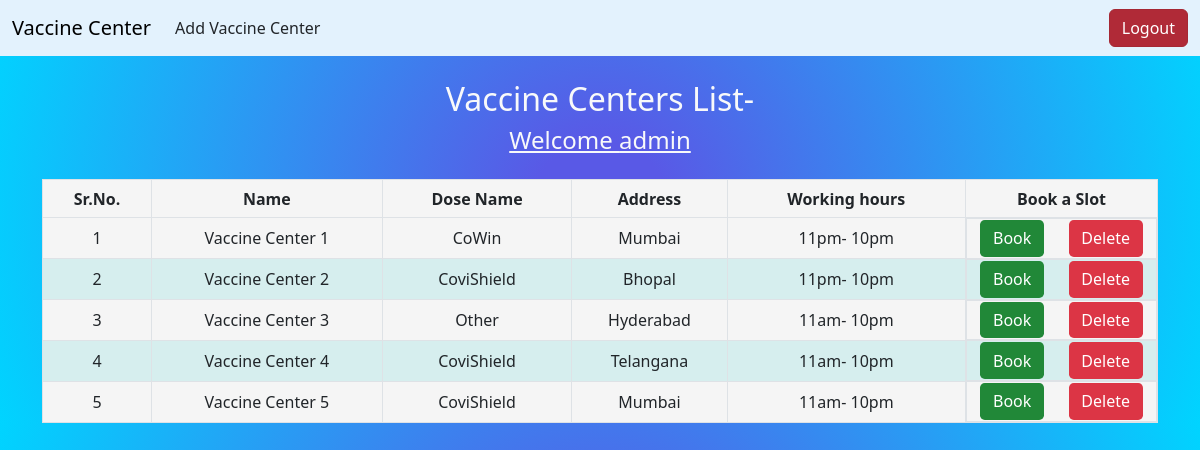
The app's page /home/ (signed in) with its own data.
### app/models.py (models this page shows, shortened)
class VaccinationCenter(models.Model):
  name = models.CharField(max_length=150)
  address = models.CharField(max_length=200)
  working_hours = models.CharField(max_length=100)

class DosageDetail(models.Model):
  center_name = models.ForeignKey(VaccinationCenter, on_delete=models.CASCADE, default=None)
  vaccine_name = models.CharField(max_length=150)

### app/views.py (the view)
# urls.py: path('home/', views.home, name='home'),
@never_cache
@login_required
def home(request):
    a = VaccinationCenter.objects.all()
    return render(request, 'app/home.html', {'vacc': a})

### app/templates/app/home.html (shortened to what this page needs)
{% extends "app/base.html" %}
{% load static %}
{% block css %}<link rel="stylesheet" href="{% static 'css/home.css' %}">{% endblock %}
{% block body %}
<div class="center-text mt-4">
  <h2 class="text-center text-light">Vaccine Centers List-</h2>
  <h4 class="text-center text-light userName"><u>Welcome {{user}}</u></h4>
</div>
<div class="container">
  <table class='Vaccinetable'>
      <thead>
          <tr>
              <th>Sr.No.</th>
              <th>Name</th>
              {% if perms.app.view_dosagedetail %}
                <th>Dose Name</th>
              {% endif %}
              <th>Address</th>
              <th>Working hours</th>
              <th>Book a Slot</th>
          </tr>
      </thead>
      <tbody>
        {% for i in vacc %}
          <tr>
            <td>{{forloop.counter}}</td>
            <td>{{i.name}}</td>
            {% if perms.app.view_dosagedetail %}
              <td>
                {% for dose in i.dosagedetail_set.all %}
                  {{dose.vaccine_name}}
                {% endfor %}
              </td>
            {% endif %}
            <td>{{i.address}}</td>
            <td>{{i.working_hours}}</td>
              <td class="buttonn">
                <a href='/book/{{i.id}}' type="button" class="book_btn" id="book-js">Book</a>
                {% if perms.app.delete_vaccinationcenter %}
                  <a href='/delete/{{i.id}}' type="button" class="delete_btn" id="delete-js" >Delete</a>
                {% endif %}
              </td>
          </tr>
        {% endfor %}
      </tbody>
  </table>
</div>
{% endblock %}

### app/templates/app/base.html (shortened to what this page needs)
<!DOCTYPE html>
<html lang="en">
<head>
  {% load static %}
    <link href="https://cdn.jsdelivr.net/npm/bootstrap@5.3.3/dist/css/bootstrap.min.css" rel="stylesheet">
    {% block css %}{% endblock %}
</head>
<body>
    <nav class="navbar navbar-expand-lg " style="background-color: #e3f2fd;">
        <div class="container-fluid">
          <a class="navbar-brand " href="/home/">Vaccine Center</a>
          <div class="collapse navbar-collapse " id="navbarSupportedContent">
            <ul class="navbar-nav me-auto mb-2 mb-lg-0">
              {% if perms.app.add_vaccinationcenter %}
                <li class="nav-item">
                  <a class="nav-link text-dark" href="/add">Add Vaccine Center</a>
                </li>
              {% endif %}
            </ul>
            <form class="form-inline my-2 my-lg-0">
              <a href="/logout" class="btn btn-danger btn-md active" role="button" aria-pressed="true">Logout</a>
            </form>
          </div>
        </div>
      </nav>
      {% block body %}{% endblock  %}
</body>
</html>

### static/css/home.css (style rules this page uses)
* { box-sizing: border-box; }
.center-text { text-align: center; }
.userName { margin-bottom: 1em; }
.container { display: flex; justify-content: center; align-items: center; }
.buttonn { display: flex; justify-content: space-around; }
.delete_btn { padding: 0.4em 0.8em; color: #fff; background-color: #dc3545; border-color: #dc3545; border-radius: 0.3em; text-decoration: none; }
.book_btn { padding: 0.4em 0.8em; color: #fff; background-color: #218838; border-color: #1e7e34; border-radius: 0.3em; text-decoration: none; }
.Vaccinetable { border: 1px solid #dee2e6; flex: 1; }
.Vaccinetable td, th { border: 1px solid #dee2e6; word-break: break-word; text-align: center; }
.Vaccinetable th { padding: 0.4em; }
tbody tr:nth-child(even) { background-color: #D6EEEE; }
tr:nth-child(odd) { background-color: whitesmoke; }
th:last-child { width: 12em; }

### app/templates/app/base.html (style rules this page uses)
body { background: rgb(89,89,230); background: radial-gradient(circle, rgba(89,89,230,1) 11%, rgba(0,212,255,1) 100%); }

### records on screen
VaccinationCenter: name "Vaccine Center 1", address "Mumbai", working_hours "11pm- 10pm"
DosageDetail: vaccine_name "CoWin"
VaccinationCenter: name "Vaccine Center 2", address "Bhopal", working_hours "11pm- 10pm"
DosageDetail: vaccine_name "CoviShield"
VaccinationCenter: name "Vaccine Center 3", address "Hyderabad", working_hours "11am- 10pm"
DosageDetail: vaccine_name "Other"
VaccinationCenter: name "Vaccine Center 4", address "Telangana", working_hours "11am- 10pm"
DosageDetail: vaccine_name "CoviShield"
VaccinationCenter: name "Vaccine Center 5", address "Mumbai", working_hours "11am- 10pm"
DosageDetail: vaccine_name "CoviShield"

### other values on screen
{{ user }} "admin"
